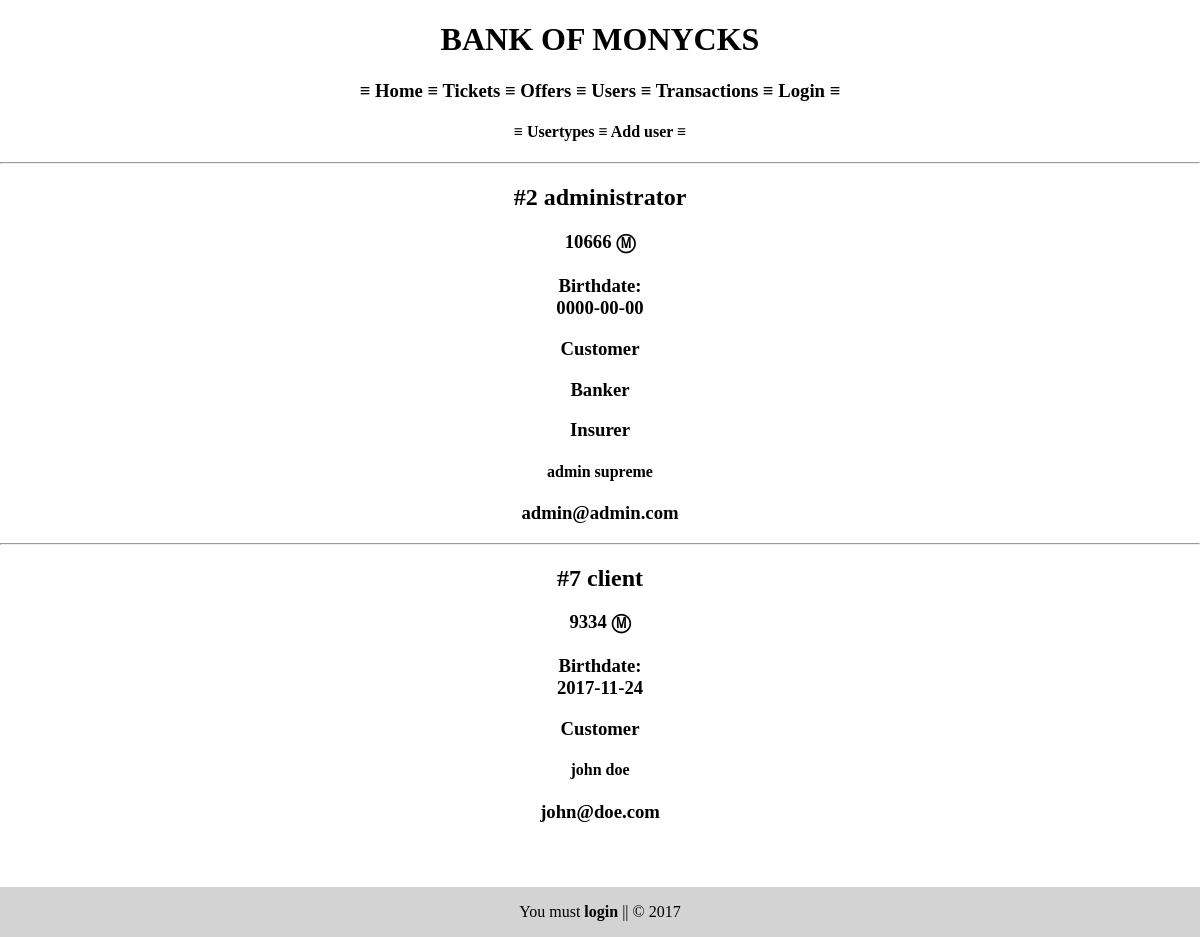
Page /index.php?user=list on the earlier database version.
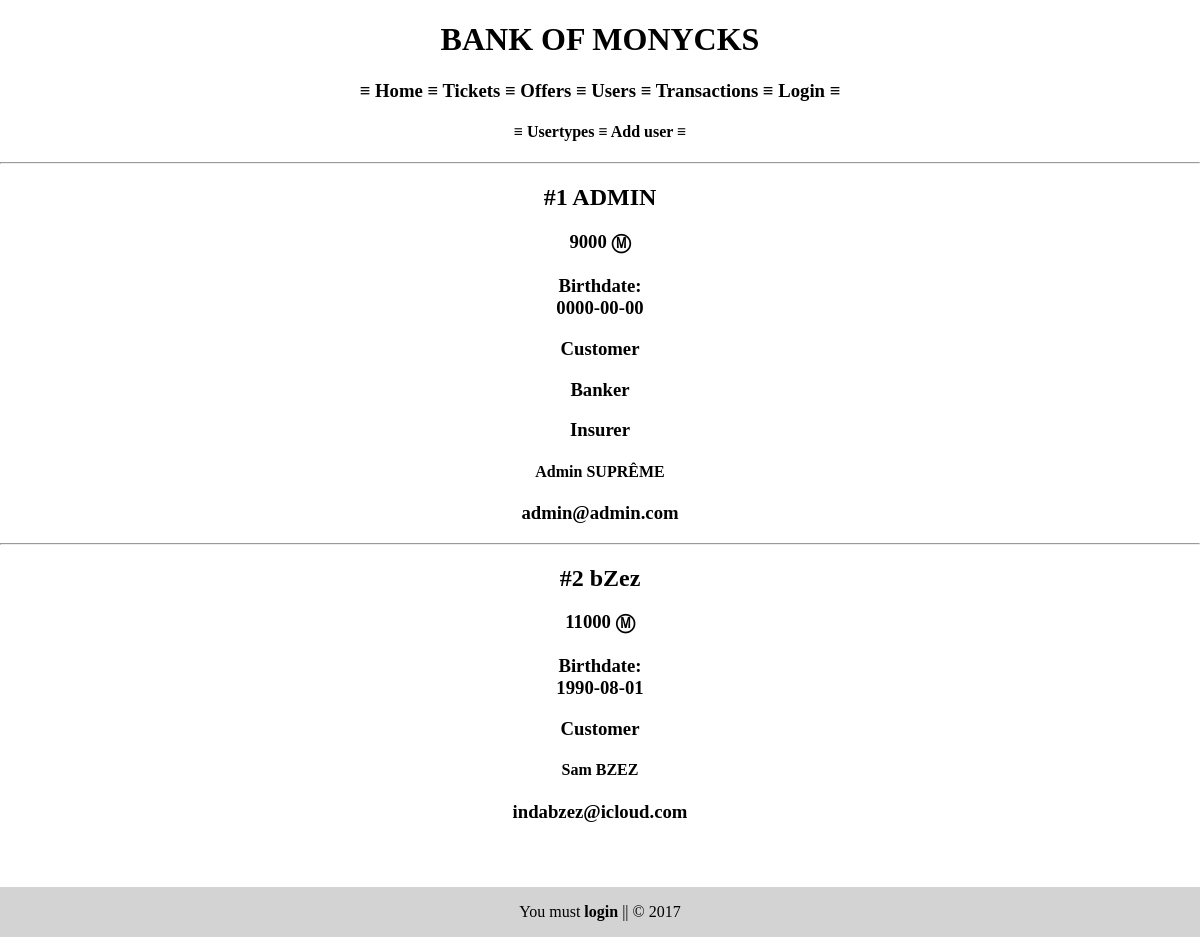
Same page on the later database version.
### tables this page shows
CREATE TABLE `users` (
  `id` int(11) NOT NULL,
  `firstname` varchar(100) NOT NULL,
  `lastname` varchar(100) NOT NULL,
  `email` varchar(100) NOT NULL,
  `login` varchar(100) NOT NULL,
  `password` varchar(100) NOT NULL,
  `birthday` date NOT NULL
);

CREATE TABLE `user_types` (
  `id` int(11) NOT NULL,
  `type` varchar(50) NOT NULL
);

### config.php (called while the page is built, shortened)
<?php
$project_title = 'BANK OF MONYCKS';
$project_path = '/Monycks/';

### functions.php (called while the page is built, shortened)
        <?php
function isAdmin() {
    if (isset($_SESSION['roles'])) {
        $array = $_SESSION['roles'];
        if (in_array('Banker', $array)) {
            return true;
        } else {
            return false;
        }
    } else {
        return false;
    }
}

### models/users.php (called while the page is built, shortened)
<?php
function getUsers($bdd)
{
    $result = $bdd->query("SELECT * FROM users");
    return $result;
}
function getTypeByUsers($bdd,$id)
{
    $result = $bdd->query("SELECT ut.type FROM user_types ut, user_types_users utu
    WHERE ut.id=utu.id_user_type AND utu.id_user = $id ");
    return $result;
}
function getCredit($bdd,$id) {
    $result = $bdd->query("SELECT SUM(t.amount) AS cred, u.id FROM transactions t, users u WHERE t.id_receiver=u.id AND u.id=$id ");
    $line=$result->fetch_assoc();
    return $line['cred'];
}
function getDebit($bdd,$id) {
    $result = $bdd->query("SELECT SUM(t.amount) AS deb, u.id FROM transactions t, users u WHERE t.id_sender=u.id AND u.id=$id ");
    $line=$result->fetch_assoc();
    return $line['deb'];
}
function userBalance($bdd,$id){
    $starter=10000;
    $balance = $starter +  getCredit($bdd,$id) -  getDebit($bdd,$id);
    if($balance < 0) {
        return $balance.' You must contact your banker !';
    } else {
        return $balance;
    }
}

### views/listUserView.php (the view, shortened to what this page needs)
<h4>≡
    <a href="<?php $project_path ?>index.php?type=userlist">Usertypes</a> ≡
    <a href="<?php $project_path ?>index.php?user=create">Add user</a> ≡
</h4>
<?php
foreach (getUsers($bdd) as $rs) {
    echo '<hr><h2>#' . $rs['id'] . ' ' . $rs['login'];
 echo ' <h3>'.userBalance($bdd,$rs['id']).' Ⓜ<br><br>';
    echo 'Birthdate:<br>'.$rs['birthday'] . '</h3>';
    foreach (getTypeByUsers($bdd, $rs['id']) as $rs2) {
        echo '<h3>' . $rs2['type'] . '</h3>';
    }
    echo '<h4>' . $rs['firstname'] . ' ' . $rs['lastname'] . '</h4>
              <h3>' . $rs['email'] . '</h3>';
}
?>

### views/headers/default.php (shortened to what this page needs)
<!DOCTYPE html>
<html>
<head>
    <link rel="stylesheet" type="text/css" href="views/css/main.css">
</head>
<body>
<header>
    <h1><?php echo $project_title ?></h1>
    <h3>≡
        <a href="<?php $project_path ?>index.php">Home</a> ≡
        <a href="<?php $project_path ?>index.php?ticket=list">Tickets</a> ≡
        <a href="<?php $project_path ?>index.php?offer=list">Offers</a> ≡
        <a href="<?php $project_path ?>index.php?user=list">Users</a> ≡
        <?php if (isAdmin()) { ?>
            <a href="<?php $project_path ?>index.php?transaction=list">Transactions</a> ≡
        <?php } else { ?>
            <a href="<?php $project_path ?>index.php?transaction=create">Transactions</a> ≡
            <?php
        }
        if (isset($_SESSION['email'])) { ?>
            <a href="<?php $project_path ?>index.php?user=logout">Logout</a> ≡
        <?php } else {
            ?>
            <a href="<?php $project_path ?>index.php?user=login">Login</a> ≡
            <?php
        } ?>
    </h3>
</header>

### index.php
<?php
include('config.php');
include('functions.php');
include('views/headers/default.php');
if (isset($_GET['user']) && $_GET['user'] != null) {
    include('controllers/userController.php');
} else if (isset($_GET['type']) && $_GET['type'] != null) {
    include('controllers/typeController.php');
} else if (isset($_GET['offer']) && $_GET['offer'] != null) {
    include('controllers/offerController.php');
} else if (isset($_GET['ticket']) && $_GET['ticket'] != null) {
    include('controllers/ticketController.php');
} else if (isset($_GET['skill']) && $_GET['skill'] != null) {
    include('controllers/skillController.php');
} else if (isset($_GET['transaction']) && $_GET['transaction'] != null) {
    include('controllers/transactionController.php');
} else if (isset($_GET['transType']) && $_GET['transType'] != null) {
    include('controllers/transactionTypeController.php');
}  else {
    include('views/indexView.php');
}
include('views/footers/default.php');

### controllers/userController.php (shortened to what this page needs)
<?php
require('models/users.php');
switch ($_GET['user']) {
    case "list":
        include('views/listUserView.php');
        break;
}

### views/footers/default.php
<br><br>
<footer>
    <?php
    if (isset($_SESSION['login'])) {
    echo 'Logged as:<strong> ' . $_SESSION['login'].'</strong> and you have <strong>'.userBalance($bdd,$_SESSION['id']).'</strong> Ⓜ';
    } else {
    echo "You must <a href=" . $project_path . "index.php?user=login><strong>login</strong></a>";
    }
?> || © 2017
</footer>
</body>
</html>

### views/css/main.css (style rules this page uses)
html,body { text-align: center; padding-bottom: 30px; margin: 0; }
a { text-decoration: none; color: black; }
footer { width: 100%; height: 50px; line-height: 50px; background: lightgrey; margin: auto; position: fixed; bottom: 0; }

Differences in the rows shown:
removed users: id "7", login "client", id "9334", birthday "2017-11-24", firstname "john", lastname "doe", email "john@doe.com", user_types (type "Customer")
added users: id "1", login "ADMIN", id "9000", birthday "0000-00-00", firstname "Admin", lastname "SUPRÊME", email "admin@admin.com", user_types (type "Customer"), user_types (type "Banker"), user_types (type "Insurer")
changed users id 2: login "administrator" → "bZez"; id "10666" → "11000"; birthday "0000-00-00" → "1990-08-01"; firstname "admin" → "Sam"; lastname "supreme" → "BZEZ"; email "admin@admin.com" → "indabzez@icloud.com"; loses user_types (type "Banker"); loses user_types (type "Insurer")
